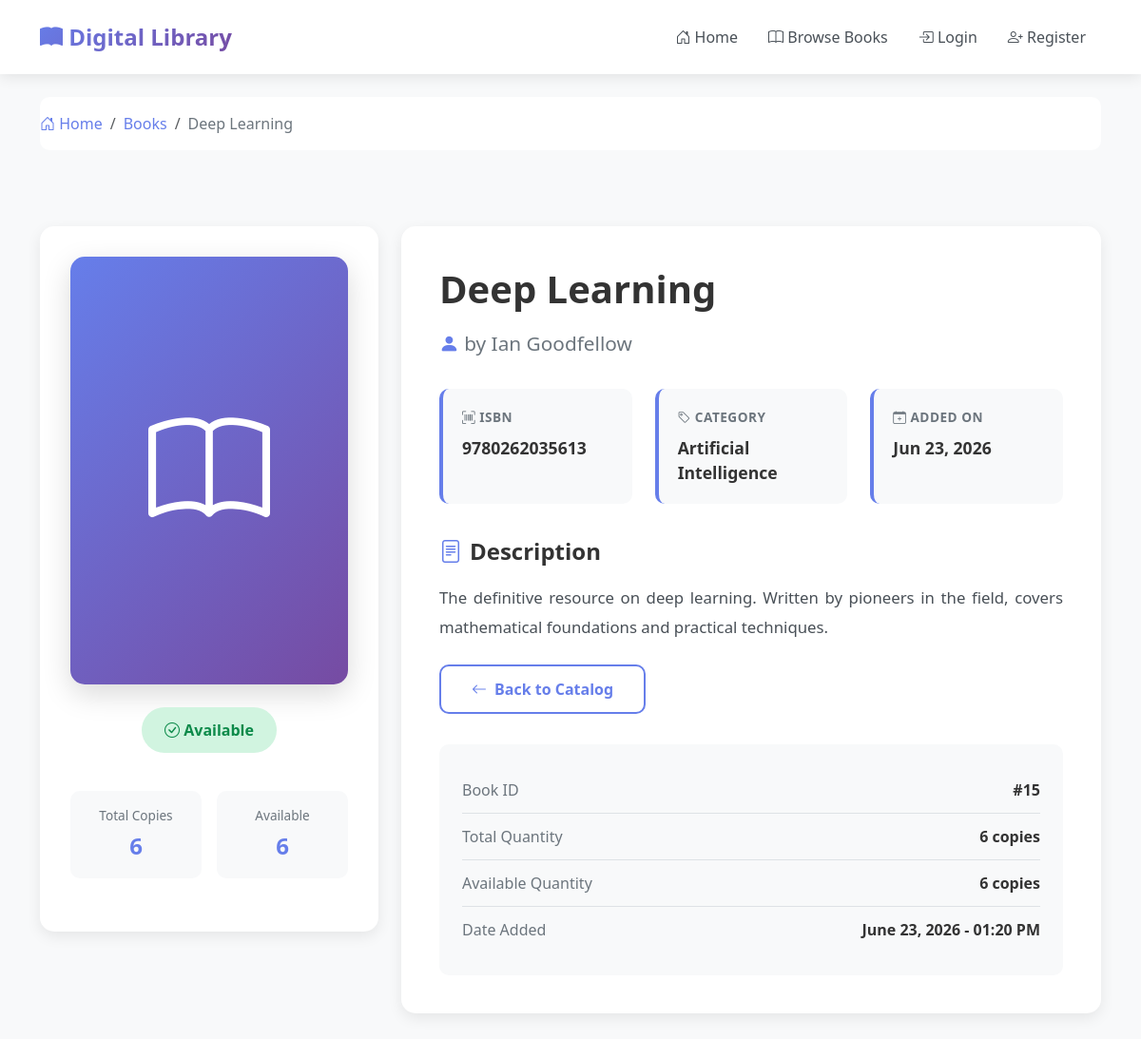
Page /books/15/ on the earlier database version.
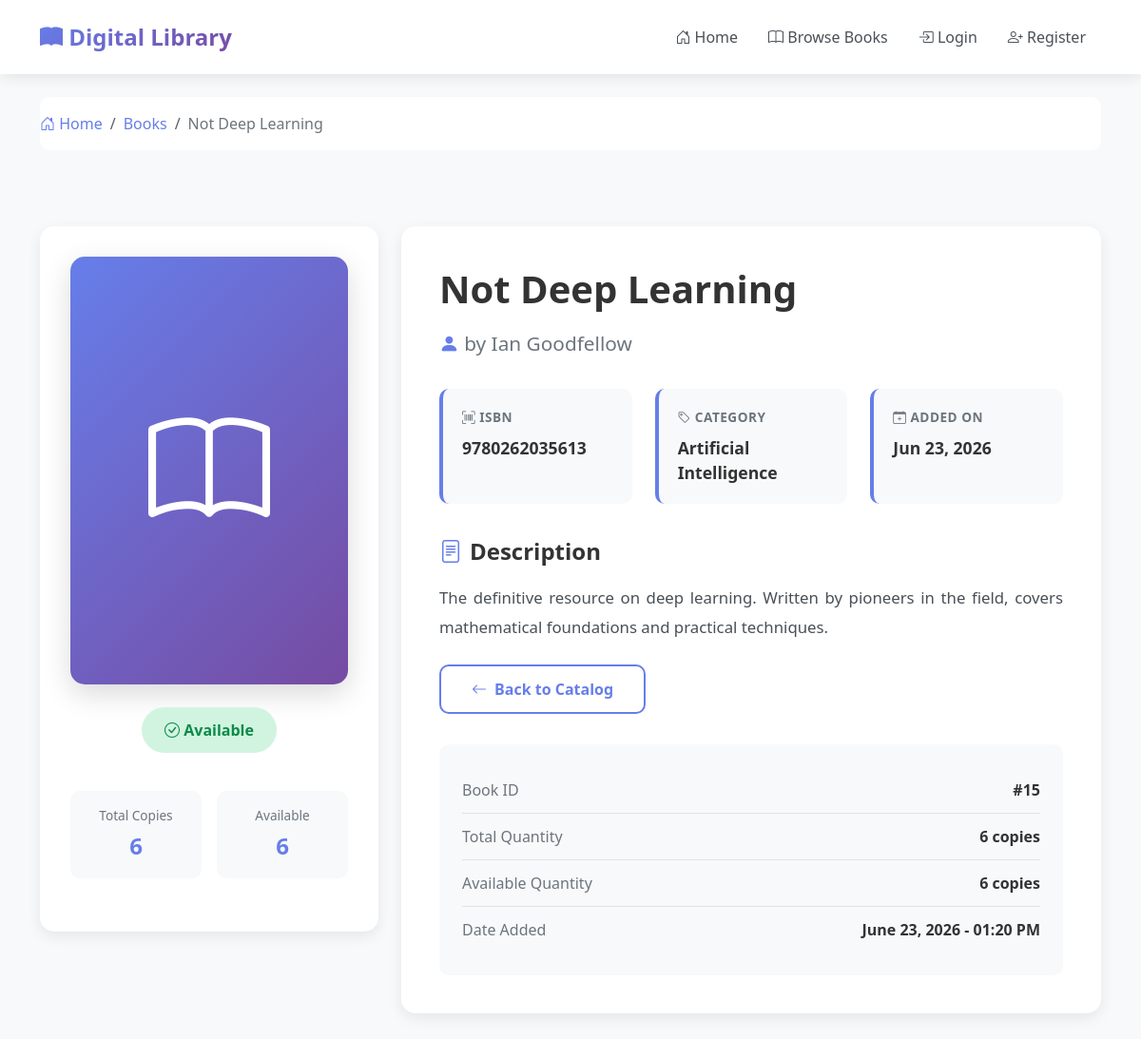
Same page on the later database version.
### books/models.py (models this page shows, shortened)
class Book(models.Model):
    title = models.CharField(
        max_length=200,
        help_text="Enter the book title"
    )
    author = models.CharField(
        max_length=100,
        help_text="Enter the author name"
    )
    isbn = models.CharField(
        max_length=13,
        unique=True,
        help_text="13 Character ISBN number"
    )
    category = models.CharField(
        max_length=50,
        help_text="Enter the book category (e.g., Fiction, Science, History)"
    )
    description = models.TextField(
        help_text="Enter a brief description of the book",
        blank=True
    )
    quantity = models.PositiveIntegerField(
        default=1,
        help_text="Total number of copies in the library"
    )
    available_quantity = models.PositiveIntegerField(
        default=1,
        help_text="Number of copies currently available for borrowing"
    )
    created_at = models.DateTimeField(
        auto_now_add=True,
        help_text="Date and time when the book was added to the system"
    )
    class Meta:
        ordering = ['-created_at']
        verbose_name = 'Book'
        verbose_name_plural = 'Books'
    def is_available(self):
        return self.available_quantity > 0
    is_available.boolean = True
    is_available.short_description = 'Available'

### books/views.py (the view)
# urls.py: path('<int:pk>/', views.book_detail, name='book_detail'),
def book_detail(request, pk):
    book = get_object_or_404(Book, pk=pk)
    context = {
        'book': book
    }
    return render(request, 'books/book_detail.html', context)

### books/templates/books/book_detail.html (shortened to what the changed rows need)
<!DOCTYPE html>
<html lang="en">
<head>
    <link href="https://cdn.jsdelivr.net/npm/bootstrap@5.3.0/dist/css/bootstrap.min.css" rel="stylesheet">
    <link href="https://cdn.jsdelivr.net/npm/bootstrap-icons@1.10.0/font/bootstrap-icons.css" rel="stylesheet">
</head>
<body>
    <div class="container mt-4">
        <nav class="breadcrumb-custom">
            <ol class="breadcrumb">
                <li class="breadcrumb-item"><a href="{% url 'accounts:home' %}"><i class="bi bi-house-door"></i> Home</a></li>
                <li class="breadcrumb-item"><a href="{% url 'books:book_list' %}">Books</a></li>
                <li class="breadcrumb-item active">{{ book.title|truncatewords:5 }}</li>
            </ol>
        </nav>
    </div>
    <div class="book-detail-container">
        <div class="container">
            <div class="row">
                <div class="col-lg-4 mb-4">
                    <div class="book-cover-section">
                        <div class="quantity-display">
                            <div class="quantity-box">
                                <div class="label">Total Copies</div>
                                <div class="value">{{ book.quantity }}</div>
                            </div>
                            <div class="quantity-box">
                                <div class="label">Available</div>
                                <div class="value">{{ book.available_quantity }}</div>
                            </div>
                        </div>
                    </div>
                </div>
                <div class="col-lg-8">
                    <div class="book-info-section">
                        <h1 class="book-title">{{ book.title }}</h1>
                        <p class="book-author">
                            <i class="bi bi-person-fill"></i> by {{ book.author }}
                        </p>
                        <div class="info-grid">
                            <div class="info-item">
                                <div class="info-label">
                                    <i class="bi bi-upc-scan"></i> ISBN
                                </div>
                                <div class="info-value">{{ book.isbn }}</div>
                            </div>
                            <div class="info-item">
                                <div class="info-label">
                                    <i class="bi bi-tag"></i> Category
                                </div>
                                <div class="info-value">{{ book.category }}</div>
                            </div>
                            <div class="info-item">
                                <div class="info-label">
                                    <i class="bi bi-calendar-plus"></i> Added On
                                </div>
                                <div class="info-value">{{ book.created_at|date:"M d, Y" }}</div>
                            </div>
                        </div>
                        <div class="section-title">
                            <i class="bi bi-file-text"></i> Description
                        </div>
                        {% if book.description %}
                            <p class="description-text">{{ book.description }}</p>
                        {% else %}
                            <p class="description-text text-muted">No description available for this book.</p>
                        {% endif %}
                        <div class="action-buttons mt-4">
                            <a href="{% url 'books:book_list' %}" class="btn btn-secondary-custom">
                            </a>
                        </div>
                        <div class="metadata-section">
                            <div class="metadata-item">
                                <span class="metadata-label">Book ID</span>
                                <span class="metadata-value">#{{ book.pk }}</span>
                            </div>
                            <div class="metadata-item">
                                <span class="metadata-label">Total Quantity</span>
                                <span class="metadata-value">{{ book.quantity }} cop{{ book.quantity|pluralize:"y,ies" }}</span>
                            </div>
                            <div class="metadata-item">
                                <span class="metadata-label">Available Quantity</span>
                                <span class="metadata-value">{{ book.available_quantity }} cop{{ book.available_quantity|pluralize:"y,ies" }}</span>
                            </div>
                            <div class="metadata-item">
                                <span class="metadata-label">Date Added</span>
                                <span class="metadata-value">{{ book.created_at|date:"F d, Y - h:i A" }}</span>
                            </div>
                        </div>
                    </div>
                </div>
            </div>
        </div>
    </div>
</body>
</html>

Differences in the rows shown:
changed Book "Ian Goodfellow": title "Deep Learning" → "Not Deep Learning"
